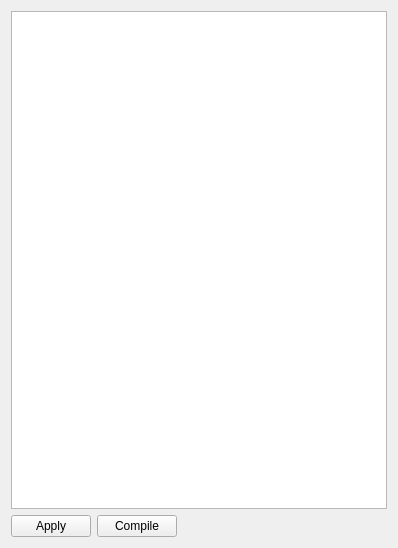
<?xml version="1.0" encoding="UTF-8"?>
<ui version="4.0">
 <class>GvQCUDASourceEditor</class>
 <widget class="QWidget" name="GvQCUDASourceEditor">
  <property name="windowModality">
   <enum>Qt::WindowModal</enum>
  </property>
  <property name="geometry">
   <rect>
    <x>0</x>
    <y>0</y>
    <width>398</width>
    <height>548</height>
   </rect>
  </property>
  <property name="windowTitle">
   <string>CUDA - Program Source Editor</string>
  </property>
  <layout class="QVBoxLayout">
   <item>
    <widget class="QTextEdit" name="_textEdit"/>
   </item>
   <item>
    <layout class="QHBoxLayout">
     <item>
      <widget class="QPushButton" name="_applyButton">
       <property name="text">
        <string>Apply</string>
       </property>
      </widget>
     </item>
     <item>
      <widget class="QPushButton" name="_compileButton">
       <property name="text">
        <string>Compile</string>
       </property>
      </widget>
     </item>
     <item>
      <spacer>
       <property name="orientation">
        <enum>Qt::Horizontal</enum>
       </property>
       <property name="sizeHint" stdset="0">
        <size>
         <width>201</width>
         <height>20</height>
        </size>
       </property>
      </spacer>
     </item>
    </layout>
   </item>
  </layout>
 </widget>
 <resources/>
 <connections/>
</ui>
